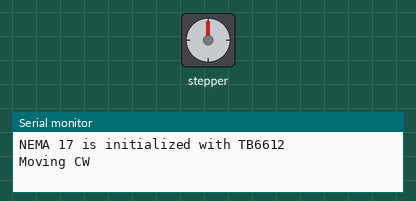
Bench run of a sketch on a simulated Arduino Uno, built with avr-gcc and run on an emulated ATmega328P. On the bench: stepper motor, the last lines printed to the serial monitor. Stepper angles assume 2000 steps per turn.

Above: at 0.05 s.
At 3.05 s:
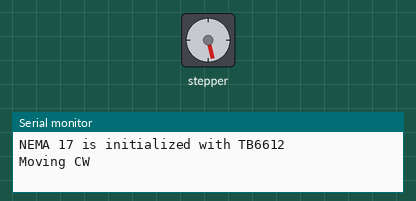
At 6.05 s:
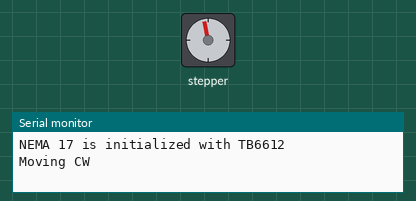
At 12.85 s:
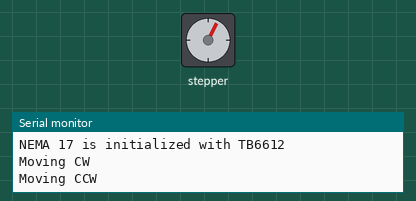
Timing chart, 0 to 18.3 s (numbered marks = the images above):
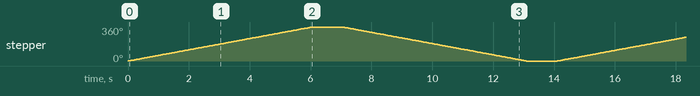

The sketch:

Stepper.ino
```cpp
#include <Stepper.h>

//1.8 degree step angle = 200 steps per revolution

const int StepsPerRev = 2000;

//Initializing Stepper Library
//(steps,AIN1,AIN2,BIN1,NIN2)
Stepper nema17Stepper(StepsPerRev,5,4,6,7);

void setup() {
  // put your setup code here, to run once:

  //Set motor speed in rmp
  nema17Stepper.setSpeed(10);

  Serial.begin(9600);
  Serial.println("NEMA 17 is initialized with TB6612");
}

void loop() {
  // put your main code here, to run repeatedly:

  Serial.println("Moving CW");
  nema17Stepper.step(StepsPerRev);
  delay(1000); //pause for one second

  Serial.print("Moving CCW");
  nema17Stepper.step(-StepsPerRev);
  delay(1000);
}
```

Measured:
- by itself, stepper: turns 360° clockwise in 6.0 s, then 360° counter-clockwise in 6.0 s, repeating every 14.1 s
